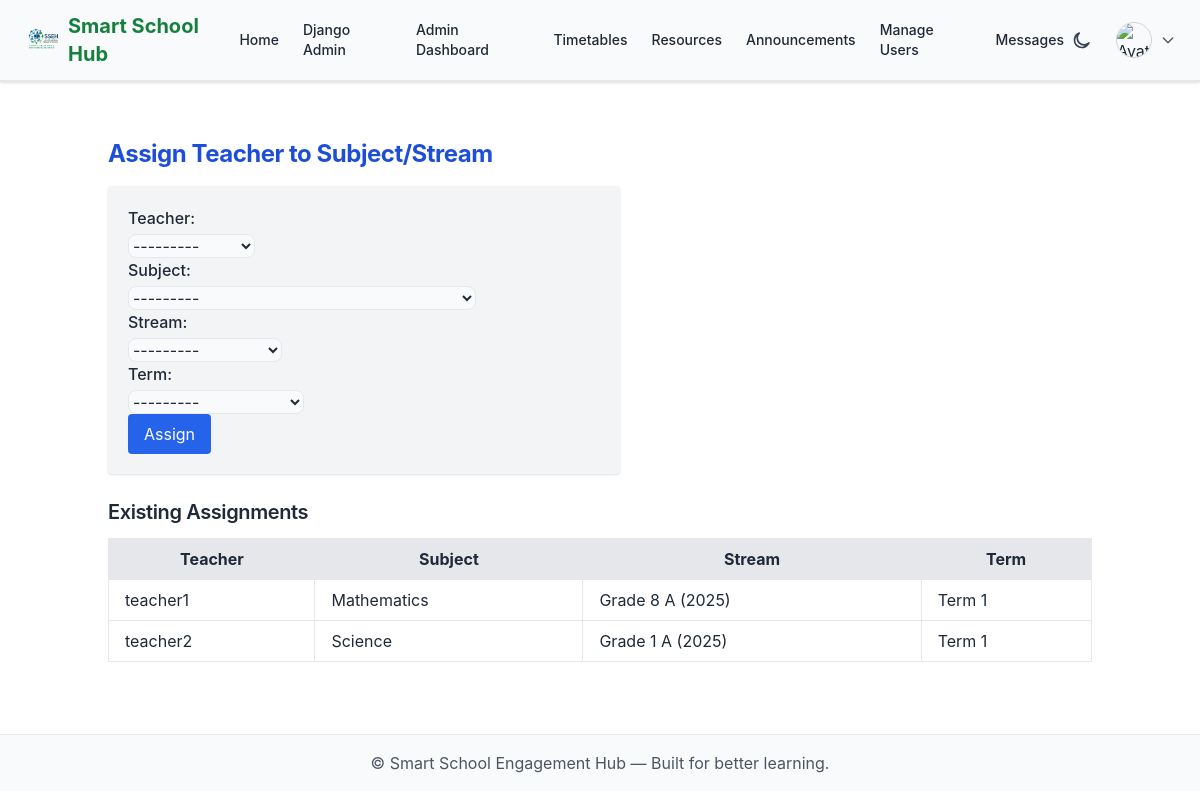
Page /school-admin/assign-teacher/ (signed in) on the committed database.
### school/models.py (models this page shows, shortened)
class TeacherAssignment(models.Model):
    teacher = models.ForeignKey(
        User,
        on_delete=models.CASCADE,
        limit_choices_to={"is_teacher": True},
        related_name="assignments"
    )
    subject = models.ForeignKey(Subject, on_delete=models.CASCADE)
    stream = models.ForeignKey(Stream, on_delete=models.CASCADE, related_name="subject_assignments")
    term = models.ForeignKey(Term, on_delete=models.CASCADE)
    class Meta:
        unique_together = ("teacher", "subject", "stream", "term")

class Subject(models.Model):
    school = models.ForeignKey(School, on_delete=models.CASCADE, related_name="subjects")
    name = models.CharField(max_length=60)
    short_code = models.CharField(max_length=15)
    class Meta:
        unique_together = ("school", "name", "short_code")
    def __str__(self):
        return f"{self.name} ({self.school.name})"

class Stream(models.Model):
    school = models.ForeignKey(School, on_delete=models.CASCADE, related_name="streams")
    grade = models.ForeignKey(GradeLevel, on_delete=models.CASCADE, related_name="streams")
    code = models.CharField(max_length=30)  # "North", "Green", etc.
    year = models.ForeignKey(AcademicYear, on_delete=models.CASCADE, related_name="streams")
    homeroom_teacher = models.ForeignKey(
        User,
        null=True,
        blank=True,
        on_delete=models.SET_NULL,
        limit_choices_to={"is_teacher": True},
        related_name="homerooms"
    )
    class Meta:
        unique_together = ("school", "grade", "code", "year")
        ordering = ["grade__order", "code"]
    def __str__(self):
        return f"{self.grade.name} {self.code} ({self.year.name})"

class GradeLevel(models.Model):
    school = models.ForeignKey(School, on_delete=models.CASCADE, related_name="grade_levels")
    name = models.CharField(max_length=30)
    order = models.PositiveIntegerField(default=0)
    class Meta:
        unique_together = ("school", "name")
        ordering = ["order"]

class AcademicYear(models.Model):
    school = models.ForeignKey(School, on_delete=models.CASCADE, related_name="academic_years")
    name = models.CharField(max_length=20)
    start_date = models.DateField()
    end_date = models.DateField()
    is_current = models.BooleanField(default=False)
    class Meta:
        unique_together = ("school", "name")
        ordering = ['-start_date']

class Term(models.Model):
    year = models.ForeignKey(AcademicYear, on_delete=models.CASCADE, related_name="terms")
    name = models.CharField(max_length=20)  # Term 1, Term 2, etc.
    start_date = models.DateField()
    end_date = models.DateField()
    class Meta:
        unique_together = ("year", "name")
        ordering = ['year__start_date', 'start_date']
    def __str__(self):
        return f"{self.year.name} - {self.name}"

### accounts/models.py (models this page shows)
class User(AbstractUser):
    is_teacher = models.BooleanField(default=False)
    is_student = models.BooleanField(default=False)
    is_parent = models.BooleanField(default=False)
    is_school_admin = models.BooleanField(default=False)
    profile_picture = models.ImageField(
        upload_to='profile_pics/',
        blank=True,
        null=True,
        verbose_name="Profile Picture"
    )
    groups = models.ManyToManyField(
        'auth.Group',
        related_name='custom_user_set',
        blank=True,
        help_text='The groups this user belongs to.',
        verbose_name='groups'
    )
    user_permissions = models.ManyToManyField(
        'auth.Permission',
        related_name='custom_user_permissions_set',
        blank=True,
        help_text='Specific permissions for this user.',
        verbose_name='user permissions'
    )
    def __str__(self):
        return self.username

### school_admin/views.py (the view)
# urls.py: path('assign-teacher/', views.assign_teacher, name='assign_teacher'),
@login_required
@user_passes_test(is_school_admin)
def assign_teacher(request):
    if request.method == "POST":
        form = AssignmentForm(request.POST)
        if form.is_valid():
            form.save()
            messages.success(request, "✅ Teacher assignment created successfully!")
            return redirect("school_admin:assign_teacher")
    else:
        form = AssignmentForm()
    assignments = TeacherAssignment.objects.select_related("teacher", "subject", "stream", "term")
    return render(request, "school_admin/assign_teacher.html", {
        "form": form,
        "assignments": assignments,
    })

### school_admin/views.py
class AssignmentForm(forms.ModelForm):
    class Meta:
        model = TeacherAssignment
        fields = ["teacher", "subject", "stream", "term"]
        widgets = {
            "teacher": forms.Select(attrs={"class": "form-control"}),
            "subject": forms.Select(attrs={"class": "form-control"}),
            "stream": forms.Select(attrs={"class": "form-control"}),
            "term": forms.Select(attrs={"class": "form-control"}),
        }

### communications/context_processors.py (called while the page is built)
def unread_messages_count(request):
    if request.user.is_authenticated and hasattr(request.user, "is_parent") and request.user.is_parent:
        count = ParentMessage.objects.filter(parent=request.user, is_read=False).count()
        return {"unread_messages_count": count}
    return {"unread_messages_count": 0}

### school_admin/views.py (called while the page is built)
def is_school_admin(user):
    return user.is_superuser or getattr(user, "is_school_admin", False)

### sseh_multi/context_processors.py (called while the page is built)
def unread_messages_count(request):
    if request.user.is_authenticated and getattr(request.user, "is_school_admin", False):
        count = ContactMessage.objects.filter(is_replied=False).count()
    else:
        count = 0
    return {"unread_message_count": count}

### school_admin/templates/school_admin/assign_teacher.html (shortened to what this page needs)
{% extends "base.html" %}
{% block content %}
<div class="container mt-6">
    <h2 class="text-2xl font-bold mb-4 text-blue-700">Assign Teacher to Subject/Stream</h2>
    <form method="post" class="bg-gray-100 p-5 rounded shadow max-w-lg mb-6">
        {{ form.as_p }}
        <button type="submit" class="bg-blue-600 text-white px-4 py-2 rounded">Assign</button>
    </form>
    <h3 class="text-xl font-semibold mb-3">Existing Assignments</h3>
    <table class="table-auto w-full border">
        <thead class="bg-gray-200">
            <tr>
                <th class="px-4 py-2">Teacher</th>
                <th class="px-4 py-2">Subject</th>
                <th class="px-4 py-2">Stream</th>
                <th class="px-4 py-2">Term</th>
            </tr>
        </thead>
        <tbody>
            {% for a in assignments %}
            <tr>
                <td class="border px-4 py-2">{{ a.teacher.username }}</td>
                <td class="border px-4 py-2">{{ a.subject.name }}</td>
                <td class="border px-4 py-2">{{ a.stream }}</td>
                <td class="border px-4 py-2">{{ a.term.name }}</td>
            </tr>
            {% empty %}
            <tr>
                <td colspan="4" class="text-center py-3">No assignments yet.</td>
            </tr>
            {% endfor %}
        </tbody>
    </table>
</div>
{% endblock %}

### static/css/global.css (style rules this page uses)
body { font-family: 'Inter', sans-serif; line-height: 1.6; -webkit-font-smoothing: antialiased; }
h1, h2, h3, h4, h5, h6 { font-weight: 600; letter-spacing: -0.02em; }
p { margin-bottom: 0.75rem; }
.container { max-width: 1200px; margin: 0 auto; padding: 0 1.25rem; }

### static/css/theme.css (style rules this page uses)
:root { --bg: #ffffff; --surface: #f9fafb; --text: #1f2937; --border: #e5e7eb; --green: #16a34a; --green-hover: #22c55e; --red: #dc2626; --red-hover: #b91c1c; }
body { background-color: var(--bg); color: var(--text); font-family: 'Inter', sans-serif; transition: background-color 0.3s ease, color 0.3s ease; }
input, select, textarea { background-color: var(--surface) !important; color: var(--text) !important; border: 1px solid var(--border) !important; border-radius: 0.5rem; padding: 0.5rem 0.75rem; transition: all 0.2s ease; }
label { font-weight: 500; color: var(--text); display: block; margin-bottom: 0.25rem; }

### rows in the picture
TeacherAssignment: teacher.username "teacher1", subject.name "Mathematics", stream "Grade 8 A (2025)", term.name "Term 1"
TeacherAssignment: teacher.username "teacher2", subject.name "Science", stream "Grade 1 A (2025)", term.name "Term 1"
